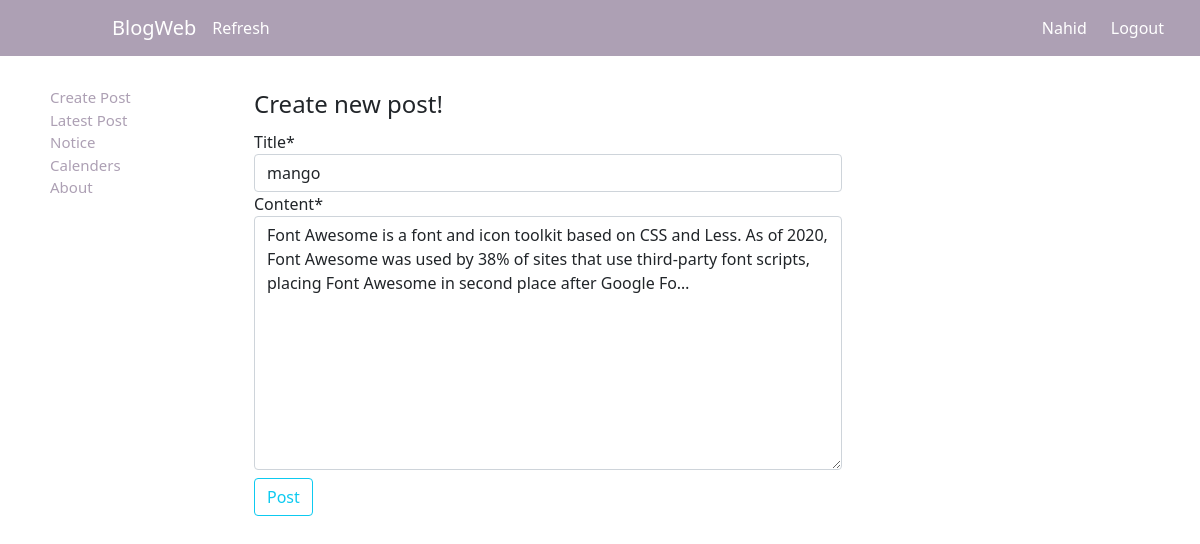
The app's page /post/10/update/ (signed in) with its own data.
### blog/models.py (models this page shows, shortened)
class Post(models.Model):
    title = models.CharField(max_length=60)
    content = models.TextField()
    date_posted = models.DateTimeField(default=timezone.now)
    author = models.ForeignKey(User, on_delete=models.CASCADE)

### blog/views.py (the view, shortened to what this page needs)
# urls.py: path('post/<int:pk>/update/', PostUpdateView.as_view(), name='post-update'),
class PostUpdateView(LoginRequiredMixin, UserPassesTestMixin, UpdateView):
    model = Post
    fields = ['title', 'content']
    def test_func(self):
        post = self.get_object() #give the current post that we trying to update
        if self.request.user == post.author:
            return True
        return False

### blog/templates/blog/post_form.html (shortened to what this page needs)
{% extends "blog/base.html" %}
{% load crispy_forms_tags %}
{% block content %}
    <div class="content-section">
        <form method="POST">
            <fieldset class="form-group">
                <legend class="mb-2">Create new post!</legend>
                {{form|crispy}}
            </fieldset>
            <div class="form-group">
                <button class="btn btn-outline-info my-2" type="submit">Post</button>
            </div>
        </form>
    </div>
{% endblock content %}

### blog/templates/blog/base.html (shortened to what this page needs)
{% load static %}
<!DOCTYPE html>
<html lang="en">
<head>
        <link href="https://cdn.jsdelivr.net/npm/bootstrap@5.0.2/dist/css/bootstrap.min.css" rel="stylesheet">
        <link rel="stylesheet" href="https://cdnjs.cloudflare.com/ajax/libs/font-awesome/6.2.1/css/all.min.css" />
        <link rel="stylesheet" type="text/css" href="{% static 'blog/base.css' %}">
</head>
<body>
    <nav class="navbar navbar-expand-lg nav-background">
        <div class="container-fluid">
            <a class="navbar-brand nav-logo nav-item-color" href="{% url 'blog-home' %}">BlogWeb</a>
            <div class="collapse navbar-collapse" id="navbarSupportedContent">
              <ul class="navbar-nav me-auto mb-2 mb-lg-0">
                <li class="nav-item">
                  <a class="nav-item-color" aria-current="page" style="text-decoration: none;" href="{% url 'blog-home' %}">Refresh</a>
                </li>
              </ul>
              {% if user.is_authenticated %}
                <a href="{% url 'profile' %}" class="nav-item-color" style="text-decoration: none;">{{user.first_name}}</a>
                <a href="{% url 'logout' %}" class="nav-item-color mx-4" style="text-decoration: none;">Logout</a>
              {% else %}
                <a href="{% url 'login' %}" class="nav-item-color" style="text-decoration: none;">Login</a>
                <a href="{% url 'register' %}" class="mx-4 nav-item-color" style="text-decoration: none;">Register</a>
              {% endif %}
            </div>
          </div>
      </nav>
      <div class="row">
          <div class="menu col-md-2">
              <a style="text-decoration: none;" class="side-text" type="button" href="{% url 'post-create' %}">Create Post</a> <br>
              <a style="text-decoration: none;" class="side-text" type="button" href="{% url 'blog-home' %}">Latest Post</a> <br>
              <a style="text-decoration: none;" class="side-text" type="button" href="#">Notice</a> <br>
              <a style="text-decoration: none;" class="side-text" type="button" href="#">Calenders</a> <br>
             <a style="text-decoration: none;" class="side-text" type="button" href="{% url 'blog-about' %}">About</a> <br>
         </div>
        <div class="col-md-6 mart">
            {% block content %} {% endblock %}
        </div>
      </div>
</body>
</html>

### blog/static/blog/base.css (style rules this page uses)
.nav-background { background-color: #ADA0B4; }
.nav-logo { margin-left: 100px; }
.nav-item-color { color: white; }
.menu { margin-top: 30px; margin-left: 50px; font-size: 15px; }
.side-text { color: #ADA0B4; }
.mart { margin-top: 30px; }

### records on screen
Post: title "mango", content "Font Awesome is a font and icon toolkit based on CSS and Less. As of 2020, Font Awesome was used by 38% of sites that use third-party font scripts, placing Font Awesome in second place after Google Fo…"

### other values on screen
{{ user.first_name }} "Nahid"
